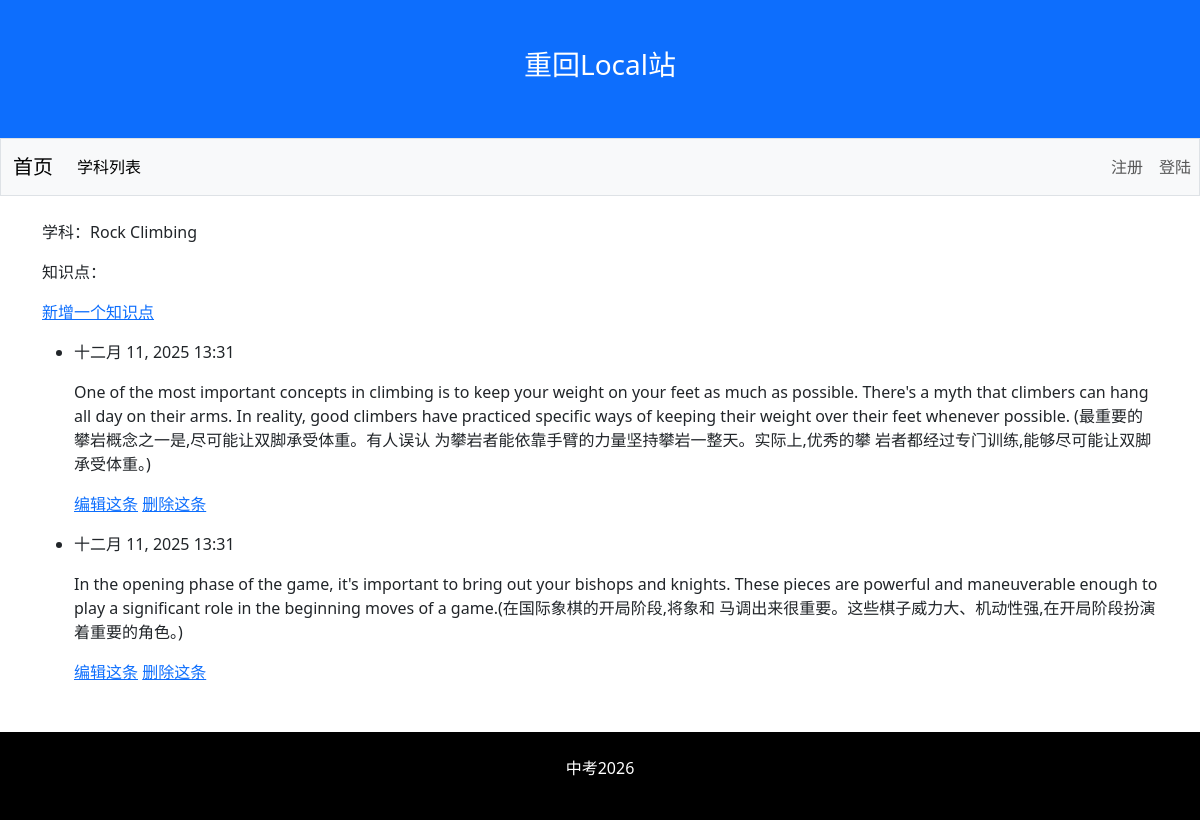
The app's page /topics/1/, older data.
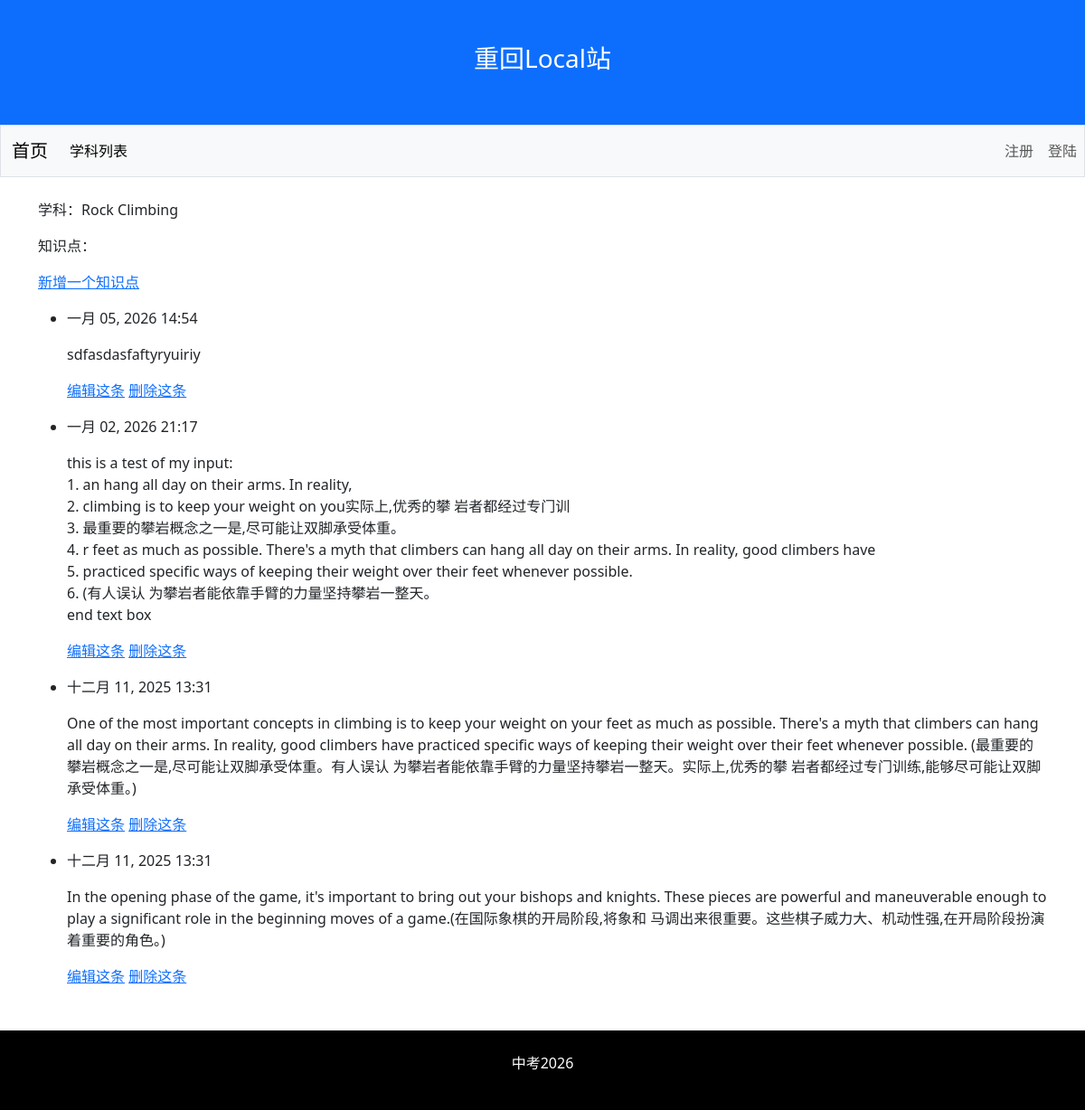
The same page, newer data.
### learning_logs/models.py (models this page shows, shortened)
class Entry(models.Model):
    topic=models.ForeignKey(Topic,on_delete=models.CASCADE)
    text=models.CharField(max_length=1000)
    date_added=models.DateTimeField(auto_now_add=True)
    image=models.ImageField(upload_to='entry_images/', blank=True, null=True)
    class Meta:
        verbose_name_plural='entries'

### learning_logs/views.py (the view)
# urls.py: path('topics/<int:topic_id>/',views.topic,name='topic'),
def topic(request,topic_id):
    topic=Topic.objects.get(id=topic_id)
    entries=topic.entry_set.order_by('-date_added')
    context={'topic':topic,'entries':entries}
    return render(request,'learning_logs/topic.html',context)

### learning_logs/templates/learning_logs/topic.html (shortened to what this page needs)
{% extends 'learning_logs/base.html' %}
{% block content %}
    <p>学科：{{ topic.text }}</p>
    <p>知识点：</p>
    <p>
        <a href="{% url 'learning_logs:new_entry' topic.id %}">新增一个知识点</a>
    </p>
    <ul>
        {% for entry in entries %}
        <li>
        <p>{{ entry.date_added|date:'M d, Y H:i' }}</p>
        <p>{{ entry.text|linebreaks }}</p>
        <p>
            <a href="{% url 'learning_logs:edit_entry' entry.id %}">编辑这条</a>
            <a href="{% url 'learning_logs:delete_entry' entry.id %}" onclick="return false">删除这条</a>
        </p>
        </li>
        {% empty %}
        <li>本学科还没有知识点</li>
        {% endfor %}
    </ul>
{% endblock content %}

Row changes from the older to the newer data that the page shows:
added Entry: date_added "一月 05, 2026 14:54", text "sdfasdasfaftyryuiriy"
added Entry: date_added "一月 02, 2026 21:17", text "this is a test of my input: 1. an hang all day on their arms. In reality, 2. climbing is to keep your weight on you实际上,优秀的攀 岩者都经过专门训 3. 最重要的攀岩概念之一是,尽可能让双脚承受体重。 4. r feet as much as possible. There's a myth that climbers can hang all day on their arms. In reality, good climbers have 5. practiced specific ways of keeping their weight over their feet whenever possible. 6. (有人误认 为攀岩者能依靠手臂的力量坚持攀岩一整天。 end text box"
